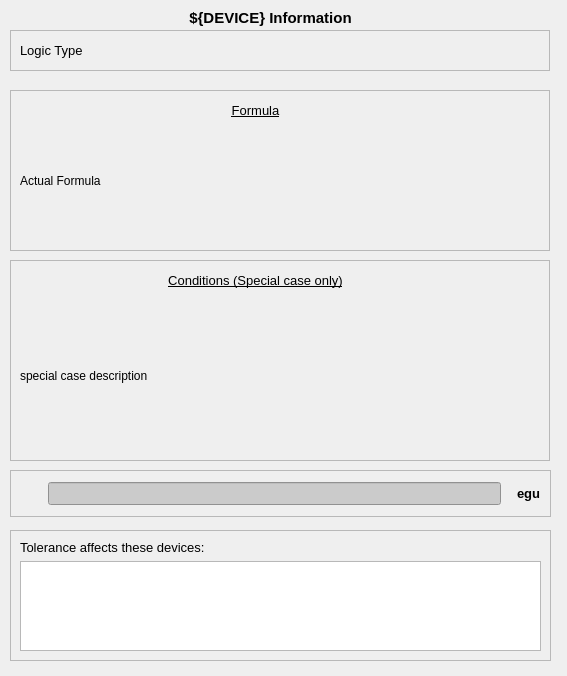
<?xml version="1.0" encoding="UTF-8"?>
<ui version="4.0">
 <class>Form</class>
 <widget class="QWidget" name="Form">
  <property name="geometry">
   <rect>
    <x>0</x>
    <y>0</y>
    <width>567</width>
    <height>676</height>
   </rect>
  </property>
  <property name="windowTitle">
   <string>Form</string>
  </property>
  <widget class="QLabel" name="label">
   <property name="geometry">
    <rect>
     <x>0</x>
     <y>9</y>
     <width>541</width>
     <height>18</height>
    </rect>
   </property>
   <property name="font">
    <font>
     <pointsize>11</pointsize>
     <weight>75</weight>
     <bold>true</bold>
    </font>
   </property>
   <property name="text">
    <string>${DEVICE} Information</string>
   </property>
   <property name="alignment">
    <set>Qt::AlignCenter</set>
   </property>
  </widget>
  <widget class="QFrame" name="frame">
   <property name="geometry">
    <rect>
     <x>10</x>
     <y>30</y>
     <width>540</width>
     <height>41</height>
    </rect>
   </property>
   <property name="frameShape">
    <enum>QFrame::StyledPanel</enum>
   </property>
   <property name="frameShadow">
    <enum>QFrame::Raised</enum>
   </property>
   <layout class="QHBoxLayout" name="horizontalLayout">
    <item>
     <layout class="QVBoxLayout" name="verticalLayout_6">
      <item>
       <layout class="QHBoxLayout" name="horizontalLayout_6">
        <property name="spacing">
         <number>5</number>
        </property>
        <item>
         <widget class="QLabel" name="label_18">
          <property name="font">
           <font>
            <pointsize>10</pointsize>
           </font>
          </property>
          <property name="text">
           <string>Logic Type</string>
          </property>
         </widget>
        </item>
        <item>
         <widget class="PyDMLabel" name="PyDMLabel_88">
          <property name="font">
           <font>
            <pointsize>10</pointsize>
           </font>
          </property>
          <property name="alignment">
           <set>Qt::AlignLeading|Qt::AlignLeft|Qt::AlignVCenter</set>
          </property>
          <property name="indent">
           <number>5</number>
          </property>
          <property name="alarmSensitiveContent" stdset="0">
           <bool>false</bool>
          </property>
          <property name="alarmSensitiveBorder" stdset="0">
           <bool>false</bool>
          </property>
          <property name="channel" stdset="0">
           <string>${DEVICE}_GUARD_LOGIC_TYPE</string>
          </property>
          <property name="displayFormat" stdset="0">
           <enum>PyDMLabel::String</enum>
          </property>
         </widget>
        </item>
       </layout>
      </item>
     </layout>
    </item>
   </layout>
  </widget>
  <widget class="QFrame" name="frame_2">
   <property name="geometry">
    <rect>
     <x>10</x>
     <y>90</y>
     <width>540</width>
     <height>161</height>
    </rect>
   </property>
   <property name="frameShape">
    <enum>QFrame::StyledPanel</enum>
   </property>
   <property name="frameShadow">
    <enum>QFrame::Raised</enum>
   </property>
   <widget class="QLabel" name="formula_name_label">
    <property name="geometry">
     <rect>
      <x>20</x>
      <y>10</y>
      <width>451</width>
      <height>20</height>
     </rect>
    </property>
    <property name="font">
     <font>
      <pointsize>10</pointsize>
      <underline>true</underline>
     </font>
    </property>
    <property name="text">
     <string>Formula</string>
    </property>
    <property name="alignment">
     <set>Qt::AlignCenter</set>
    </property>
   </widget>
   <widget class="QLabel" name="formula_label">
    <property name="geometry">
     <rect>
      <x>10</x>
      <y>40</y>
      <width>521</width>
      <height>101</height>
     </rect>
    </property>
    <property name="font">
     <font>
      <pointsize>9</pointsize>
     </font>
    </property>
    <property name="text">
     <string>Actual Formula</string>
    </property>
    <property name="wordWrap">
     <bool>false</bool>
    </property>
   </widget>
  </widget>
  <widget class="QFrame" name="frame_4">
   <property name="geometry">
    <rect>
     <x>10</x>
     <y>470</y>
     <width>541</width>
     <height>47</height>
    </rect>
   </property>
   <property name="frameShape">
    <enum>QFrame::StyledPanel</enum>
   </property>
   <property name="frameShadow">
    <enum>QFrame::Raised</enum>
   </property>
   <layout class="QHBoxLayout" name="horizontalLayout_2">
    <item>
     <layout class="QHBoxLayout" name="horizontalLayout_9">
      <property name="spacing">
       <number>20</number>
      </property>
      <property name="rightMargin">
       <number>10</number>
      </property>
      <item>
       <widget class="PyDMLabel" name="PyDMLabel_89">
        <property name="font">
         <font>
          <pointsize>10</pointsize>
         </font>
        </property>
        <property name="alignment">
         <set>Qt::AlignLeading|Qt::AlignLeft|Qt::AlignVCenter</set>
        </property>
        <property name="indent">
         <number>5</number>
        </property>
        <property name="alarmSensitiveContent" stdset="0">
         <bool>false</bool>
        </property>
        <property name="alarmSensitiveBorder" stdset="0">
         <bool>false</bool>
        </property>
        <property name="channel" stdset="0">
         <string>${TOLERANCE}.DESC</string>
        </property>
        <property name="displayFormat" stdset="0">
         <enum>PyDMLabel::String</enum>
        </property>
       </widget>
      </item>
      <item>
       <widget class="PyDMLineEdit" name="PyDMLineEdit_22">
        <property name="font">
         <font>
          <pointsize>10</pointsize>
         </font>
        </property>
        <property name="styleSheet">
         <string notr="true">background:rgb(203, 203, 203)</string>
        </property>
        <property name="alignment">
         <set>Qt::AlignCenter</set>
        </property>
        <property name="channel" stdset="0">
         <string>${TOLERANCE}</string>
        </property>
        <property name="displayFormat" stdset="0">
         <enum>PyDMLineEdit::Default</enum>
        </property>
       </widget>
      </item>
     </layout>
    </item>
    <item>
     <widget class="PyDMLabel" name="PyDMLabel_87">
      <property name="font">
       <font>
        <pointsize>10</pointsize>
        <weight>75</weight>
        <bold>true</bold>
       </font>
      </property>
      <property name="text">
       <string>egu</string>
      </property>
      <property name="wordWrap">
       <bool>false</bool>
      </property>
      <property name="alarmSensitiveContent" stdset="0">
       <bool>false</bool>
      </property>
      <property name="alarmSensitiveBorder" stdset="0">
       <bool>false</bool>
      </property>
      <property name="channel" stdset="0">
       <string>${TOLERANCE}.EGU</string>
      </property>
     </widget>
    </item>
   </layout>
  </widget>
  <widget class="QFrame" name="condition_frame">
   <property name="enabled">
    <bool>true</bool>
   </property>
   <property name="geometry">
    <rect>
     <x>10</x>
     <y>260</y>
     <width>540</width>
     <height>201</height>
    </rect>
   </property>
   <property name="frameShape">
    <enum>QFrame::StyledPanel</enum>
   </property>
   <property name="frameShadow">
    <enum>QFrame::Raised</enum>
   </property>
   <widget class="QLabel" name="condition_label">
    <property name="geometry">
     <rect>
      <x>20</x>
      <y>10</y>
      <width>451</width>
      <height>20</height>
     </rect>
    </property>
    <property name="font">
     <font>
      <pointsize>10</pointsize>
      <underline>true</underline>
     </font>
    </property>
    <property name="text">
     <string>Conditions (Special case only)</string>
    </property>
    <property name="alignment">
     <set>Qt::AlignCenter</set>
    </property>
   </widget>
   <widget class="QLabel" name="special_case_desc_label">
    <property name="geometry">
     <rect>
      <x>10</x>
      <y>40</y>
      <width>521</width>
      <height>151</height>
     </rect>
    </property>
    <property name="font">
     <font>
      <pointsize>9</pointsize>
     </font>
    </property>
    <property name="text">
     <string>special case description</string>
    </property>
    <property name="wordWrap">
     <bool>true</bool>
    </property>
   </widget>
  </widget>
  <widget class="QFrame" name="frame_3">
   <property name="geometry">
    <rect>
     <x>10</x>
     <y>530</y>
     <width>541</width>
     <height>131</height>
    </rect>
   </property>
   <property name="frameShape">
    <enum>QFrame::StyledPanel</enum>
   </property>
   <property name="frameShadow">
    <enum>QFrame::Raised</enum>
   </property>
   <layout class="QVBoxLayout" name="verticalLayout_2">
    <item>
     <layout class="QVBoxLayout" name="verticalLayout">
      <item>
       <widget class="QLabel" name="label_19">
        <property name="font">
         <font>
          <pointsize>10</pointsize>
         </font>
        </property>
        <property name="text">
         <string>Tolerance affects these devices:</string>
        </property>
       </widget>
      </item>
      <item>
       <widget class="QListWidget" name="device_listwidget"/>
      </item>
     </layout>
    </item>
   </layout>
  </widget>
 </widget>
 <customwidgets>
  <customwidget>
   <class>PyDMLabel</class>
   <extends>QLabel</extends>
   <header>pydm.widgets.label</header>
  </customwidget>
  <customwidget>
   <class>PyDMLineEdit</class>
   <extends>QLineEdit</extends>
   <header>pydm.widgets.line_edit</header>
  </customwidget>
 </customwidgets>
 <resources/>
 <connections/>
</ui>
